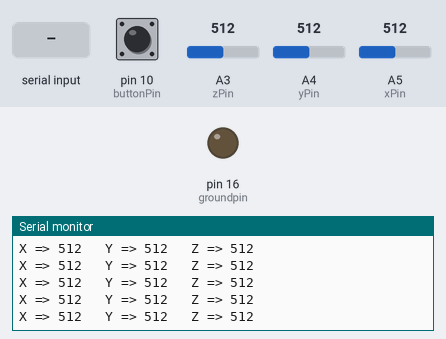
Recording of a sketch running on a simulated Arduino Uno, built with avr-gcc and run on an emulated ATmega328P. On the bench: output pins drawn as LEDs (lit = HIGH), the last lines printed to the serial monitor. The inputs (shaded band) are chosen by the test bench; at power-on: pin 10 (buttonPin) HIGH, A3 (zPin) = 512, A4 (yPin) = 512, A5 (xPin) = 512. Pins used as bus, display or sensor lines are not drawn.

Above: at 1.2 s.
1.3 s: pin 10 (buttonPin) pulled LOW for 0.15 s
At 2.1 s:
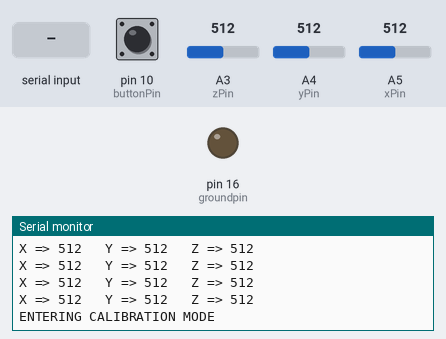
3.8 s: "r" received over Serial
At 4.01 s:
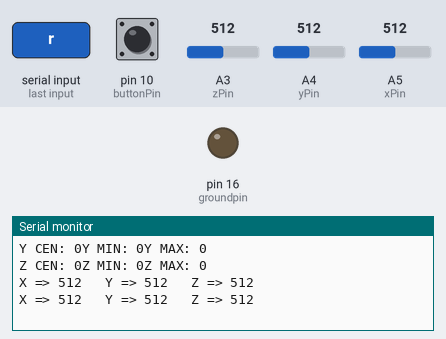

The sketch:

acc_calibration_sketch.ino
```cpp
/*
* Accelerometer calibration sketch
* Author: Bill Earl
* Modified by: Mikhail Mansion, June 12, 2013
* Ref: http://learn.adafruit.com/adafruit-analog-accelerometer-breakouts/programming
*
*/

/* ACCELEROMETER PINS
  ----------------------------------------------------------*/
const int powerpin  = 14; // analog input pin 5 -- voltage
const int groundpin = 16; // analog input pin 4 -- ground
const int xPin = A5;      // x-axis of the accelerometer
const int yPin = A4;      // y-axis
const int zPin = A3;      // z-axis (only on 3-axis models)

const int buttonPin = 10;

// Raw Ranges:
int xRawMin, xRawMax, xRawCen, yRawMin, yRawMax, yRawCen, zRawMin, zRawMax, zRawCen;


boolean startOver = false;

// Take multiple samples to reduce noise
const int sampleSize = 10;

void setup() {
  //analogReference(EXTERNAL); if using aref
  Serial.begin(115200);

  //calibration pin
  digitalWrite(buttonPin, HIGH);
  pinMode(buttonPin, INPUT);

   //setup pins for accelerometer
  pinMode(groundpin, OUTPUT);
  pinMode(powerpin, OUTPUT);
  digitalWrite(groundpin, LOW);
  digitalWrite(powerpin, HIGH);
}

void loop() {

  if (digitalRead(buttonPin) == LOW) { //ENTER CALIBRATION MODE

    startOver = false;
    Serial.println("");
    Serial.print(F("ENTERING CALIBRATION MODE"));
    delay(1000);
    Serial.print(F(" ."));
    delay(200);
    Serial.print(F(" ."));
    delay(200);
    Serial.print(F(" ."));
    delay(200);
    Serial.println("");

    /* CALIBRATE THE X AXIS
      ----------------------------------------------------------*/

    if(!startOver) {
      Serial.print(F("PLACE UNIT AT CENTER X, ENTER 'c' TO CONTINUE, ENTER 'r' TO RESET"));

      while(Serial.available() < 1) { /*hold until user sends a byte or starts over*/ }
      if(Serial.read() == 'r' && !startOver) startOver = true;
      xRawCen = ReadAxis(xPin);
    }

    if(!startOver) {
      Serial.print(F("PLACE UNIT AT MIN X, ENTER 'c' TO CONTINUE, ENTER 'r' TO RESET"));
      while(Serial.available() < 1 && !startOver) { /*hold until user sends a byte*/ }
      if(Serial.read() == 'r') startOver = true;
      xRawMin = ReadAxis(xPin);
    }
    if(!startOver) {
      Serial.print(F("PLACE UNIT AT MAX X, ENTER 'c' TO CONTINUE, ENTER 'r' TO RESET"));
      while(Serial.available() < 1 && !startOver) { /*hold until user sends a byte*/ }
      if(Serial.read() == 'r') startOver = true;
      xRawMax = ReadAxis(xPin);
    }

    /* CALIBRATE THE X AXIS
      ----------------------------------------------------------*/

    if(!startOver) {
      Serial.print(F("PLACE UNIT AT CENTER Y, ENTER 'c' TO CONTINUE, ENTER 'r' TO RESET"));
      while(Serial.available() < 1 && !startOver) { /*hold until user sends a byte or starts over*/ }
      if(Serial.read() == 'r') startOver = true;
      yRawCen = ReadAxis(yPin);
    }

    if(!startOver) {
      Serial.print(F("PLACE UNIT AT MIN Y, ENTER 'c' TO CONTINUE, ENTER 'r' TO RESET"));
      while(Serial.available() < 1 && !startOver) { /*hold until user sends a byte*/ }
      if(Serial.read() == 'r') startOver = true;
      yRawMin = ReadAxis(yPin);
    }
    if(!startOver) {
      Serial.print(F("PLACE UNIT AT MAX Y, ENTER 'c' TO CONTINUE, ENTER 'r' TO RESET"));
      while(Serial.available() < 1 && !startOver) { /*hold until user sends a byte*/ }
      if(Serial.read() == 'r') startOver = true;
      yRawMax = ReadAxis(yPin);
    }

    /* CALIBRATE THE Z AXIS
      ----------------------------------------------------------*/

    if(!startOver) {
      Serial.print(F("PLACE UNIT AT CENTER Z, ENTER 'c' TO CONTINUE, ENTER 'r' TO RESET"));
      while(Serial.available() < 1 && !startOver) { /*hold until user sends a byte or starts over*/ }
      if(Serial.read() == 'r') startOver = true;
      zRawCen = ReadAxis(zPin);
    }

    if(!startOver) {
      Serial.print(F("PLACE UNIT AT MIN Z, ENTER 'c' TO CONTINUE, ENTER 'r' TO RESET"));
      while(Serial.available() < 1 && !startOver) { /*hold until user sends a byte*/ }
      if(Serial.read() == 'r') startOver = true;
      zRawMin = ReadAxis(zPin);
    }
    if(!startOver) {
      Serial.print(F("PLACE UNIT AT MAX Z, ENTER 'c' TO CONTINUE, ENTER 'r' TO RESET"));
      while(Serial.available() < 1 && !startOver) { /*hold until user sends a byte*/ }
      if(Serial.read() == 'r') startOver = true;
      zRawMax = ReadAxis(zPin);
    }

     /* PRINT RESULTS
      ----------------------------------------------------------*/

    Serial.print("X CEN: ");
    Serial.print(xRawCen);
    Serial.print("X MIN: ");
    Serial.print(xRawMin);
    Serial.print("X MAX: ");
    Serial.print(xRawMax);
    Serial.println("");

    Serial.print("Y CEN: ");
    Serial.print(yRawCen);
    Serial.print("Y MIN: ");
    Serial.print(yRawMin);
    Serial.print("Y MAX: ");
    Serial.print(yRawMax);
    Serial.println("");

    Serial.print("Z CEN: ");
    Serial.print(zRawCen);
    Serial.print("Z MIN: ");
    Serial.print(zRawMin);
    Serial.print("Z MAX: ");
    Serial.print(zRawMax);
    Serial.println("");

  } else {

    Serial.print("X => ");
    Serial.print(analogRead(xPin));
    Serial.print("\t Y => ");
    Serial.print(analogRead(yPin));
    Serial.print("\t Z => ");
    Serial.println(analogRead(zPin));

  }

  delay(100);
}

//
// Read "sampleSize" samples and report the average
//
int ReadAxis(int axisPin)
{
  long reading = 0;
  analogRead(axisPin);
  delay(1);
  for (int i = 0; i < sampleSize; i++)
  {
    reading += analogRead(axisPin);
  }
  return reading/sampleSize;
}

//
// Find the extreme raw readings from each axis
//
void AutoCalibrate(int xRaw, int yRaw, int zRaw)
{
  Serial.println("Calibrate");
  if (xRaw < xRawMin)
  {
    xRawMin = xRaw;
  }
  if (xRaw > xRawMax)
  {
    xRawMax = xRaw;
  }

  if (yRaw < yRawMin)
  {
    yRawMin = yRaw;
  }
  if (yRaw > yRawMax)
  {
    yRawMax = yRaw;
  }

  if (zRaw < zRawMin)
  {
    zRawMin = zRaw;
  }
  if (zRaw > zRawMax)
  {
    zRawMax = zRaw;
  }
}
```

Measured:
- after the input at 1.3 s, the serial monitor: prints a new line at once (image 1)
- after the input at 3.8 s, the serial monitor: prints a new line at once (image 2)
